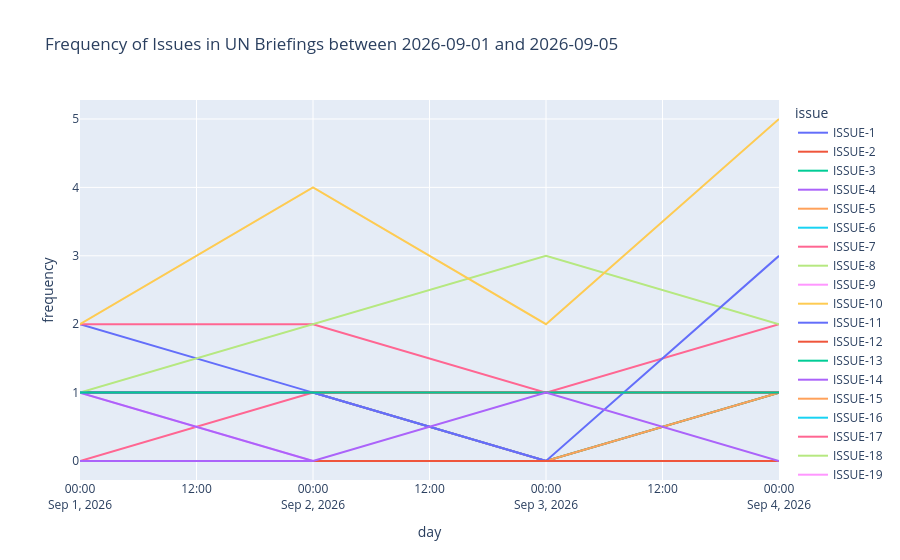

Notebook cell for this chart:
### Markdown cell above
### 2) Draw the plots

### Code cell
import plotly.express as px

fig_1 = px.line(
    issue_stats,
    x=plot_level,
    y="frequency",
    color="issue",
    markers=False,
    title=f"Frequency of Issues in UN Briefings between {start_date} and {end_date}"
)

fig_1.show()

### Figure 1 — Plotly figure (JSON) as saved in the notebook; plotly's stock layout.template omitted (floating-point values rounded to 4 significant figures)
{"data": [{"hovertemplate": "issue=ISSUE-1<br>day=%{x}<br>frequency=%{y}<extra></extra>", "legendgroup": "ISSUE-1", "line": {"color": "#636efa", "dash": "solid"}, "marker": {"symbol": "circle"}, "mode": "lines", "name": "ISSUE-1", "orientation": "v", "showlegend": true, "type": "scatter", "x": ["2026-09-01T00:00:00.000000", "2026-09-02T00:00:00.000000", "2026-09-03T00:00:00.000000", "2026-09-04T00:00:00.000000"], "xaxis": "x", "y": [2, 1, 1, 1], "yaxis": "y"}, {"hovertemplate": "issue=ISSUE-2<br>day=%{x}<br>frequency=%{y}<extra></extra>", "legendgroup": "ISSUE-2", "line": {"color": "#EF553B", "dash": "solid"}, "marker": {"symbol": "circle"}, "mode": "lines", "name": "ISSUE-2", "orientation": "v", "showlegend": true, "type": "scatter", "x": ["2026-09-01T00:00:00.000000", "2026-09-02T00:00:00.000000", "2026-09-03T00:00:00.000000", "2026-09-04T00:00:00.000000"], "xaxis": "x", "y": [1, 1, 0, 1], "yaxis": "y"}, {"hovertemplate": "issue=ISSUE-3<br>day=%{x}<br>frequency=%{y}<extra></extra>", "legendgroup": "ISSUE-3", "line": {"color": "#00cc96", "dash": "solid"}, "marker": {"symbol": "circle"}, "mode": "lines", "name": "ISSUE-3", "orientation": "v", "showlegend": true, "type": "scatter", "x": ["2026-09-01T00:00:00.000000", "2026-09-02T00:00:00.000000", "2026-09-03T00:00:00.000000", "2026-09-04T00:00:00.000000"], "xaxis": "x", "y": [1, 1, 0, 1], "yaxis": "y"}, {"hovertemplate": "issue=ISSUE-4<br>day=%{x}<br>frequency=%{y}<extra></extra>", "legendgroup": "ISSUE-4", "line": {"color": "#ab63fa", "dash": "solid"}, "marker": {"symbol": "circle"}, "mode": "lines", "name": "ISSUE-4", "orientation": "v", "showlegend": true, "type": "scatter", "x": ["2026-09-01T00:00:00.000000", "2026-09-02T00:00:00.000000", "2026-09-03T00:00:00.000000", "2026-09-04T00:00:00.000000"], "xaxis": "x", "y": [1, 1, 0, 0], "yaxis": "y"}, {"hovertemplate": "issue=ISSUE-5<br>day=%{x}<br>frequency=%{y}<extra></extra>", "legendgroup": "ISSUE-5", "line": {"color": "#FFA15A", "dash": "solid"}, "marker": {"symbol": "circle"}, "mode": "lines", "name": "ISSUE-5", "orientation": "v", "showlegend": true, "type": "scatter", "x": ["2026-09-01T00:00:00.000000", "2026-09-02T00:00:00.000000", "2026-09-03T00:00:00.000000", "2026-09-04T00:00:00.000000"], "xaxis": "x", "y": [0, 0, 0, 1], "yaxis": "y"}, {"hovertemplate": "issue=ISSUE-6<br>day=%{x}<br>frequency=%{y}<extra></extra>", "legendgroup": "ISSUE-6", "line": {"color": "#19d3f3", "dash": "solid"}, "marker": {"symbol": "circle"}, "mode": "lines", "name": "ISSUE-6", "orientation": "v", "showlegend": true, "type": "scatter", "x": ["2026-09-01T00:00:00.000000", "2026-09-02T00:00:00.000000", "2026-09-03T00:00:00.000000", "2026-09-04T00:00:00.000000"], "xaxis": "x", "y": [0, 0, 0, 0], "yaxis": "y"}, {"hovertemplate": "issue=ISSUE-7<br>day=%{x}<br>frequency=%{y}<extra></extra>", "legendgroup": "ISSUE-7", "line": {"color": "#FF6692", "dash": "solid"}, "marker": {"symbol": "circle"}, "mode": "lines", "name": "ISSUE-7", "orientation": "v", "showlegend": true, "type": "scatter", "x": ["2026-09-01T00:00:00.000000", "2026-09-02T00:00:00.000000", "2026-09-03T00:00:00.000000", "2026-09-04T00:00:00.000000"], "xaxis": "x", "y": [0, 1, 1, 1], "yaxis": "y"}, {"hovertemplate": "issue=ISSUE-8<br>day=%{x}<br>frequency=%{y}<extra></extra>", "legendgroup": "ISSUE-8", "line": {"color": "#B6E880", "dash": "solid"}, "marker": {"symbol": "circle"}, "mode": "lines", "name": "ISSUE-8", "orientation": "v", "showlegend": true, "type": "scatter", "x": ["2026-09-01T00:00:00.000000", "2026-09-02T00:00:00.000000", "2026-09-03T00:00:00.000000", "2026-09-04T00:00:00.000000"], "xaxis": "x", "y": [0, 0, 0, 0], "yaxis": "y"}, {"hovertemplate": "issue=ISSUE-9<br>day=%{x}<br>frequency=%{y}<extra></extra>", "legendgroup": "ISSUE-9", "line": {"color": "#FF97FF", "dash": "solid"}, "marker": {"symbol": "circle"}, "mode": "lines", "name": "ISSUE-9", "orientation": "v", "showlegend": true, "type": "scatter", "x": ["2026-09-01T00:00:00.000000", "2026-09-02T00:00:00.000000", "2026-09-03T00:00:00.000000", "2026-09-04T00:00:00.000000"], "xaxis": "x", "y": [1, 0, 0, 0], "yaxis": "y"}, {"hovertemplate": "issue=ISSUE-10<br>day=%{x}<br>frequency=%{y}<extra></extra>", "legendgroup": "ISSUE-10", "line": {"color": "#FECB52", "dash": "solid"}, "marker": {"symbol": "circle"}, "mode": "lines", "name": "ISSUE-10", "orientation": "v", "showlegend": true, "type": "scatter", "x": ["2026-09-01T00:00:00.000000", "2026-09-02T00:00:00.000000", "2026-09-03T00:00:00.000000", "2026-09-04T00:00:00.000000"], "xaxis": "x", "y": [0, 0, 0, 0], "yaxis": "y"}, {"hovertemplate": "issue=ISSUE-11<br>day=%{x}<br>frequency=%{y}<extra></extra>", "legendgroup": "ISSUE-11", "line": {"color": "#636efa", "dash": "solid"}, "marker": {"symbol": "circle"}, "mode": "lines", "name": "ISSUE-11", "orientation": "v", "showlegend": true, "type": "scatter", "x": ["2026-09-01T00:00:00.000000", "2026-09-02T00:00:00.000000", "2026-09-03T00:00:00.000000", "2026-09-04T00:00:00.000000"], "xaxis": "x", "y": [0, 0, 0, 0], "yaxis": "y"}, {"hovertemplate": "issue=ISSUE-12<br>day=%{x}<br>frequency=%{y}<extra></extra>", "legendgroup": "ISSUE-12", "line": {"color": "#EF553B", "dash": "solid"}, "marker": {"symbol": "circle"}, "mode": "lines", "name": "ISSUE-12", "orientation": "v", "showlegend": true, "type": "scatter", "x": ["2026-09-01T00:00:00.000000", "2026-09-02T00:00:00.000000", "2026-09-03T00:00:00.000000", "2026-09-04T00:00:00.000000"], "xaxis": "x", "y": [1, 1, 1, 1], "yaxis": "y"}, {"hovertemplate": "issue=ISSUE-13<br>day=%{x}<br>frequency=%{y}<extra></extra>", "legendgroup": "ISSUE-13", "line": {"color": "#00cc96", "dash": "solid"}, "marker": {"symbol": "circle"}, "mode": "lines", "name": "ISSUE-13", "orientation": "v", "showlegend": true, "type": "scatter", "x": ["2026-09-01T00:00:00.000000", "2026-09-02T00:00:00.000000", "2026-09-03T00:00:00.000000", "2026-09-04T00:00:00.000000"], "xaxis": "x", "y": [0, 0, 0, 0], "yaxis": "y"}, {"hovertemplate": "issue=ISSUE-14<br>day=%{x}<br>frequency=%{y}<extra></extra>", "legendgroup": "ISSUE-14", "line": {"color": "#ab63fa", "dash": "solid"}, "marker": {"symbol": "circle"}, "mode": "lines", "name": "ISSUE-14", "orientation": "v", "showlegend": true, "type": "scatter", "x": ["2026-09-01T00:00:00.000000", "2026-09-02T00:00:00.000000", "2026-09-03T00:00:00.000000", "2026-09-04T00:00:00.000000"], "xaxis": "x", "y": [1, 0, 0, 0], "yaxis": "y"}, {"hovertemplate": "issue=ISSUE-15<br>day=%{x}<br>frequency=%{y}<extra></extra>", "legendgroup": "ISSUE-15", "line": {"color": "#FFA15A", "dash": "solid"}, "marker": {"symbol": "circle"}, "mode": "lines", "name": "ISSUE-15", "orientation": "v", "showlegend": true, "type": "scatter", "x": ["2026-09-01T00:00:00.000000", "2026-09-02T00:00:00.000000", "2026-09-03T00:00:00.000000", "2026-09-04T00:00:00.000000"], "xaxis": "x", "y": [0, 0, 0, 0], "yaxis": "y"}, {"hovertemplate": "issue=ISSUE-16<br>day=%{x}<br>frequency=%{y}<extra></extra>", "legendgroup": "ISSUE-16", "line": {"color": "#19d3f3", "dash": "solid"}, "marker": {"symbol": "circle"}, "mode": "lines", "name": "ISSUE-16", "orientation": "v", "showlegend": true, "type": "scatter", "x": ["2026-09-01T00:00:00.000000", "2026-09-02T00:00:00.000000", "2026-09-03T00:00:00.000000", "2026-09-04T00:00:00.000000"], "xaxis": "x", "y": [0, 0, 0, 0], "yaxis": "y"}, {"hovertemplate": "issue=ISSUE-17<br>day=%{x}<br>frequency=%{y}<extra></extra>", "legendgroup": "ISSUE-17", "line": {"color": "#FF6692", "dash": "solid"}, "marker": {"symbol": "circle"}, "mode": "lines", "name": "ISSUE-17", "orientation": "v", "showlegend": true, "type": "scatter", "x": ["2026-09-01T00:00:00.000000", "2026-09-02T00:00:00.000000", "2026-09-03T00:00:00.000000", "2026-09-04T00:00:00.000000"], "xaxis": "x", "y": [2, 2, 1, 2], "yaxis": "y"}, {"hovertemplate": "issue=ISSUE-18<br>day=%{x}<br>frequency=%{y}<extra></extra>", "legendgroup": "ISSUE-18", "line": {"color": "#B6E880", "dash": "solid"}, "marker": {"symbol": "circle"}, "mode": "lines", "name": "ISSUE-18", "orientation": "v", "showlegend": true, "type": "scatter", "x": ["2026-09-01T00:00:00.000000", "2026-09-02T00:00:00.000000", "2026-09-03T00:00:00.000000", "2026-09-04T00:00:00.000000"], "xaxis": "x", "y": [1, 2, 3, 2], "yaxis": "y"}, {"hovertemplate": "issue=ISSUE-19<br>day=%{x}<br>frequency=%{y}<extra></extra>", "legendgroup": "ISSUE-19", "line": {"color": "#FF97FF", "dash": "solid"}, "marker": {"symbol": "circle"}, "mode": "lines", "name": "ISSUE-19", "orientation": "v", "showlegend": true, "type": "scatter", "x": ["2026-09-01T00:00:00.000000", "2026-09-02T00:00:00.000000", "2026-09-03T00:00:00.000000", "2026-09-04T00:00:00.000000"], "xaxis": "x", "y": [0, 0, 0, 0], "yaxis": "y"}, {"hovertemplate": "issue=ISSUE-20<br>day=%{x}<br>frequency=%{y}<extra></extra>", "legendgroup": "ISSUE-20", "line": {"color": "#FECB52", "dash": "solid"}, "marker": {"symbol": "circle"}, "mode": "lines", "name": "ISSUE-20", "orientation": "v", "showlegend": true, "type": "scatter", "x": ["2026-09-01T00:00:00.000000", "2026-09-02T00:00:00.000000", "2026-09-03T00:00:00.000000", "2026-09-04T00:00:00.000000"], "xaxis": "x", "y": [2, 4, 2, 5], "yaxis": "y"}, {"hovertemplate": "issue=ISSUE-21<br>day=%{x}<br>frequency=%{y}<extra></extra>", "legendgroup": "ISSUE-21", "line": {"color": "#636efa", "dash": "solid"}, "marker": {"symbol": "circle"}, "mode": "lines", "name": "ISSUE-21", "orientation": "v", "showlegend": true, "type": "scatter", "x": ["2026-09-01T00:00:00.000000", "2026-09-02T00:00:00.000000", "2026-09-03T00:00:00.000000", "2026-09-04T00:00:00.000000"], "xaxis": "x", "y": [1, 1, 0, 3], "yaxis": "y"}, {"hovertemplate": "issue=ISSUE-22<br>day=%{x}<br>frequency=%{y}<extra></extra>", "legendgroup": "ISSUE-22", "line": {"color": "#EF553B", "dash": "solid"}, "marker": {"symbol": "circle"}, "mode": "lines", "name": "ISSUE-22", "orientation": "v", "showlegend": true, "type": "scatter", "x": ["2026-09-01T00:00:00.000000", "2026-09-02T00:00:00.000000", "2026-09-03T00:00:00.000000", "2026-09-04T00:00:00.000000"], "xaxis": "x", "y": [0, 0, 0, 0], "yaxis": "y"}, {"hovertemplate": "issue=ISSUE-23<br>day=%{x}<br>frequency=%{y}<extra></extra>", "legendgroup": "ISSUE-23", "line": {"color": "#00cc96", "dash": "solid"}, "marker": {"symbol": "circle"}, "mode": "lines", "name": "ISSUE-23", "orientation": "v", "showlegend": true, "type": "scatter", "x": ["2026-09-01T00:00:00.000000", "2026-09-02T00:00:00.000000", "2026-09-03T00:00:00.000000", "2026-09-04T00:00:00.000000"], "xaxis": "x", "y": [1, 1, 1, 1], "yaxis": "y"}, {"hovertemplate": "issue=ISSUE-24<br>day=%{x}<br>frequency=%{y}<extra></extra>", "legendgroup": "ISSUE-24", "line": {"color": "#ab63fa", "dash": "solid"}, "marker": {"symbol": "circle"}, "mode": "lines", "name": "ISSUE-24", "orientation": "v", "showlegend": true, "type": "scatter", "x": ["2026-09-01T00:00:00.000000", "2026-09-02T00:00:00.000000", "2026-09-03T00:00:00.000000", "2026-09-04T00:00:00.000000"], "xaxis": "x", "y": [0, 0, 1, 0], "yaxis": "y"}], "layout": {"legend": {"title": {"text": "issue"}, "tracegroupgap": 0}, "title": {"text": "Frequency of Issues in UN Briefings between 2026-09-01 and 2026-09-05"}, "xaxis": {"anchor": "y", "domain": [0, 1], "title": {"text": "day"}}, "yaxis": {"anchor": "x", "domain": [0, 1], "title": {"text": "frequency"}}}}
